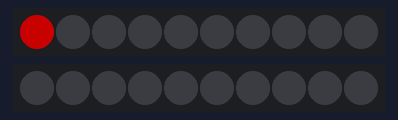
This sketch was run on a simulated Arduino Uno, built with avr-gcc and run on an emulated ATmega328P. On the bench: 2 × 10 RGB LEDs in strip order, left to right. Dim RGB values are drawn brighter than linear.

Above: at 0.12 s.
At 0.62 s:
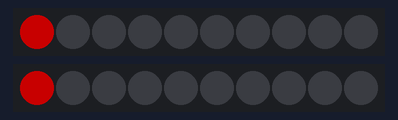

Measured:
- by itself, everything shown: repeats every 1.0 s, in 4 steps

The sketch:

multiple_led_strips.ino
```cpp
// Simple blink code for a multiple led strips

// Main idea:
// Blinks first led strip every 250 miliseconds
// and the second strip every 500 miliseconds

// library for led strip
#include <Adafruit_NeoPixel.h>

// Which pin on the Arduino is connected to the NeoPixels?
#define PIN_1 6
#define PIN_2 5

// How many NeoPixels are attached to the Arduino?
#define NUMPIXELS 10

// Object for defining led strip
// it takes number of pixels, led strip pin and the type of led strip as parameters
Adafruit_NeoPixel pixels_1 = Adafruit_NeoPixel(NUMPIXELS, PIN_1, NEO_GRBW + NEO_KHZ800);
Adafruit_NeoPixel pixels_2 = Adafruit_NeoPixel(NUMPIXELS, PIN_2, NEO_GRBW + NEO_KHZ800);

void setup() {
  pixels_1.begin(); // This initializes the NeoPixel library.
  pixels_2.begin(); // This initializes the NeoPixel library.

  pixels_1.clear(); // Set all leds in the first strip to off
  pixels_2.clear(); // Set all leds in the second strip to off
}

void loop() {
  pixels_1.setPixelColor(0, pixels_1.Color(100, 0, 0, 0)); // first led strip on
  pixels_1.show();

  delay(250);

  pixels_1.setPixelColor(0, pixels_1.Color(0, 0, 0, 0)); // first led strip off
  pixels_1.show();

  pixels_2.setPixelColor(0, pixels_2.Color(100, 0, 0, 0)); // second led strip on
  pixels_2.show();

  delay(250);

  pixels_1.setPixelColor(0, pixels_1.Color(100, 0, 0, 0)); // first led strip on
  pixels_1.show();

  delay(250);

  pixels_1.setPixelColor(0, pixels_1.Color(0, 0, 0, 0)); // first led strip off
  pixels_1.show();

  pixels_2.setPixelColor(0, pixels_2.Color(0, 0, 0, 0)); // second led strip off
  pixels_2.show();

  delay(250);
}
```
